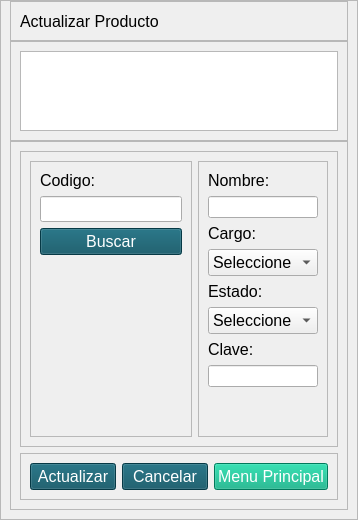
             <widget class="QWidget" name="pageD_Actualizar">
              <layout class="QHBoxLayout" name="horizontalLayout_12">
               <property name="spacing">
                <number>0</number>
               </property>
               <property name="leftMargin">
                <number>0</number>
               </property>
               <property name="topMargin">
                <number>0</number>
               </property>
               <property name="rightMargin">
                <number>0</number>
               </property>
               <property name="bottomMargin">
                <number>0</number>
               </property>
               <item>
                <widget class="QFrame" name="frame_5">
                 <property name="maximumSize">
                  <size>
                   <width>700</width>
                   <height>16777215</height>
                  </size>
                 </property>
                 <property name="font">
                  <font>
                   <pointsize>1</pointsize>
                  </font>
                 </property>
                 <property name="frameShape">
                  <enum>QFrame::StyledPanel</enum>
                 </property>
                 <property name="frameShadow">
                  <enum>QFrame::Raised</enum>
                 </property>
                 <layout class="QVBoxLayout" name="verticalLayout_12">
                  <property name="spacing">
                   <number>0</number>
                  </property>
                  <property name="topMargin">
                   <number>0</number>
                  </property>
                  <item>
                   <widget class="QFrame" name="frame_15">
                    <property name="minimumSize">
                     <size>
                      <width>0</width>
                      <height>40</height>
                     </size>
                    </property>
                    <property name="maximumSize">
                     <size>
                      <width>16777215</width>
                      <height>40</height>
                     </size>
                    </property>
                    <property name="frameShape">
                     <enum>QFrame::StyledPanel</enum>
                    </property>
                    <property name="frameShadow">
                     <enum>QFrame::Raised</enum>
                    </property>
                    <layout class="QVBoxLayout" name="verticalLayout_13">
                     <property name="spacing">
                      <number>0</number>
                     </property>
                     <property name="topMargin">
                      <number>0</number>
                     </property>
                     <property name="bottomMargin">
                      <number>0</number>
                     </property>
                     <item>
                      <widget class="QLabel" name="label_7">
                       <property name="font">
                        <font>
                         <pointsize>12</pointsize>
                        </font>
                       </property>
                       <property name="text">
                        <string>Actualizar Producto</string>
                       </property>
                      </widget>
                     </item>
                    </layout>
                   </widget>
                  </item>
                  <item>
                   <widget class="QFrame" name="frame_16">
                    <property name="minimumSize">
                     <size>
                      <width>0</width>
                      <height>100</height>
                     </size>
                    </property>
                    <property name="maximumSize">
                     <size>
                      <width>16777215</width>
                      <height>100</height>
                     </size>
                    </property>
                    <property name="frameShape">
                     <enum>QFrame::StyledPanel</enum>
                    </property>
                    <property name="frameShadow">
                     <enum>QFrame::Raised</enum>
                    </property>
                    <layout class="QHBoxLayout" name="horizontalLayout_18">
                     <item>
                      <widget class="QTextBrowser" name="textBrowser_4"/>
                     </item>
                    </layout>
                   </widget>
                  </item>
                  <item>
                   <widget class="QFrame" name="frame_17">
                    <property name="styleSheet">
                     <string notr="true">QPushButton
{
color: rgb(255, 255, 255);
background-color: rgb(8, 80, 97);
}
QPushButton::hover
{
color: rgb(255, 255, 255);
	background-color: rgb(45, 131, 118);
}</string>
                    </property>
                    <property name="frameShape">
                     <enum>QFrame::StyledPanel</enum>
                    </property>
                    <property name="frameShadow">
                     <enum>QFrame::Raised</enum>
                    </property>
                    <layout class="QVBoxLayout" name="verticalLayout_16">
                     <item>
                      <widget class="QFrame" name="frame_11">
                       <property name="maximumSize">
                        <size>
                         <width>1000</width>
                         <height>1000</height>
                        </size>
                       </property>
                       <property name="frameShape">
                        <enum>QFrame::StyledPanel</enum>
                       </property>
                       <property name="frameShadow">
                        <enum>QFrame::Raised</enum>
                       </property>
                       <layout class="QHBoxLayout" name="horizontalLayout">
                        <item>
                         <widget class="QFrame" name="frame_22">
                          <property name="maximumSize">
                           <size>
                            <width>220</width>
                            <height>16777215</height>
                           </size>
                          </property>
                          <property name="frameShape">
                           <enum>QFrame::StyledPanel</enum>
                          </property>
                          <property name="frameShadow">
                           <enum>QFrame::Raised</enum>
                          </property>
                          <layout class="QVBoxLayout" name="verticalLayout_20">
                           <item>
                            <widget class="QLabel" name="label_18">
                             <property name="font">
                              <font>
                               <pointsize>12</pointsize>
                              </font>
                             </property>
                             <property name="text">
                              <string>Codigo: </string>
                             </property>
                             <property name="alignment">
                              <set>Qt::AlignLeading|Qt::AlignLeft|Qt::AlignVCenter</set>
                             </property>
                            </widget>
                           </item>
                           <item>
                            <widget class="QLineEdit" name="inputCodigoD">
                             <property name="font">
                              <font>
                               <pointsize>11</pointsize>
                              </font>
                             </property>
                             <property name="text">
                              <string/>
                             </property>
                            </widget>
                           </item>
                           <item>
                            <widget class="QPushButton" name="btn_insertData_7">
                             <property name="font">
                              <font>
                               <pointsize>12</pointsize>
                              </font>
                             </property>
                             <property name="text">
                              <string>Buscar</string>
                             </property>
                            </widget>
                           </item>
                           <item>
                            <spacer name="verticalSpacer_7">
                             <property name="orientation">
                              <enum>Qt::Vertical</enum>
                             </property>
                             <property name="sizeHint" stdset="0">
                              <size>
                               <width>20</width>
                               <height>40</height>
                              </size>
                             </property>
                            </spacer>
                           </item>
                          </layout>
                         </widget>
                        </item>
                        <item>
                         <widget class="QFrame" name="frame_2">
                          <property name="maximumSize">
                           <size>
                            <width>250</width>
                            <height>16777215</height>
                           </size>
                          </property>
                          <property name="frameShape">
                           <enum>QFrame::StyledPanel</enum>
                          </property>
                          <property name="frameShadow">
                           <enum>QFrame::Raised</enum>
                          </property>
                          <layout class="QVBoxLayout" name="verticalLayout_19">
                           <item>
                            <widget class="QLabel" name="label_19">
                             <property name="font">
                              <font>
                               <pointsize>12</pointsize>
                              </font>
                             </property>
                             <property name="text">
                              <string>Nombre: </string>
                             </property>
                             <property name="alignment">
                              <set>Qt::AlignLeading|Qt::AlignLeft|Qt::AlignVCenter</set>
                             </property>
                            </widget>
                           </item>
                           <item>
                            <widget class="QLineEdit" name="inputNombreD"/>
                           </item>
                           <item>
                            <widget class="QLabel" name="label_20">
                             <property name="font">
                              <font>
                               <pointsize>12</pointsize>
                              </font>
                             </property>
                             <property name="text">
                              <string>Cargo: </string>
                             </property>
                             <property name="alignment">
                              <set>Qt::AlignLeading|Qt::AlignLeft|Qt::AlignVCenter</set>
                             </property>
                            </widget>
                           </item>
                           <item>
                            <widget class="QComboBox" name="inputCargoD">
                             <property name="font">
                              <font>
                               <pointsize>12</pointsize>
                              </font>
                             </property>
                             <item>
                              <property name="text">
                               <string>Seleccione</string>
                              </property>
                             </item>
                            </widget>
                           </item>
                           <item>
                            <widget class="QLabel" name="label_23">
                             <property name="font">
                              <font>
                               <pointsize>12</pointsize>
                              </font>
                             </property>
                             <property name="text">
                              <string>Estado:</string>
                             </property>
                             <property name="alignment">
                              <set>Qt::AlignLeading|Qt::AlignLeft|Qt::AlignVCenter</set>
                             </property>
                            </widget>
                           </item>
                           <item>
                            <widget class="QComboBox" name="inputEstadoD">
                             <property name="font">
                              <font>
                               <pointsize>12</pointsize>
                              </font>
                             </property>
                             <item>
                              <property name="text">
                               <string>Seleccione</string>
                              </property>
                             </item>
                             <item>
                              <property name="text">
                               <string>Activo</string>
                              </property>
                             </item>
                             <item>
                              <property name="text">
                               <string>No activo</string>
                              </property>
                             </item>
                            </widget>
                           </item>
                           <item>
                            <widget class="QLabel" name="label_21">
                             <property name="font">
                              <font>
                               <pointsize>12</pointsize>
                              </font>
                             </property>
                             <property name="text">
                              <string>Clave: </string>
                             </property>
                             <property name="alignment">
                              <set>Qt::AlignLeading|Qt::AlignLeft|Qt::AlignVCenter</set>
                             </property>
                            </widget>
                           </item>
                           <item>
                            <widget class="QLineEdit" name="inputClaveD"/>
                           </item>
                           <item>
                            <spacer name="verticalSpacer_8">
                             <property name="orientation">
                              <enum>Qt::Vertical</enum>
                             </property>
                             <property name="sizeHint" stdset="0">
                              <size>
                               <width>20</width>
                               <height>40</height>
                              </size>
                             </property>
                            </spacer>
                           </item>
                          </layout>
                         </widget>
                        </item>
                       </layout>
                      </widget>
                     </item>
                     <item>
                      <widget class="QFrame" name="frame_28">
                       <property name="minimumSize">
                        <size>
                         <width>0</width>
                         <height>0</height>
                        </size>
                       </property>
                       <property name="maximumSize">
                        <size>
                         <width>1000</width>
                         <height>1000</height>
                        </size>
                       </property>
                       <property name="frameShape">
                        <enum>QFrame::StyledPanel</enum>
                       </property>
                       <property name="frameShadow">
                        <enum>QFrame::Raised</enum>
                       </property>
                       <layout class="QHBoxLayout" name="horizontalLayout_2">
                        <item>
                         <widget class="QPushButton" name="btnActualizarD">
                          <property name="font">
                           <font>
                            <pointsize>12</pointsize>
                           </font>
                          </property>
                          <property name="text">
                           <string>Actualizar</string>
                          </property>
                         </widget>
                        </item>
                        <item>
                         <widget class="QPushButton" name="btnCancelarD">
                          <property name="font">
                           <font>
                            <pointsize>12</pointsize>
                           </font>
                          </property>
                          <property name="text">
                           <string>Cancelar</string>
                          </property>
                         </widget>
                        </item>
                        <item>
                         <widget class="QPushButton" name="btnXCerrarD">
                          <property name="font">
                           <font>
                            <pointsize>12</pointsize>
                           </font>
                          </property>
                          <property name="styleSheet">
                           <string notr="true">QPushButton
{
color: rgb(255, 255, 255);
background-color: rgb(0, 170, 127);

}
QPushButton::hover
{
color: rgb(255, 255, 255);
background-color: rgb(8, 80, 97);
}</string>
                          </property>
                          <property name="text">
                           <string>Menu Principal</string>
                          </property>
                         </widget>
                        </item>
                       </layout>
                      </widget>
                     </item>
                    </layout>
                   </widget>
                  </item>
                 </layout>
                </widget>
               </item>
              </layout>
             </widget>
